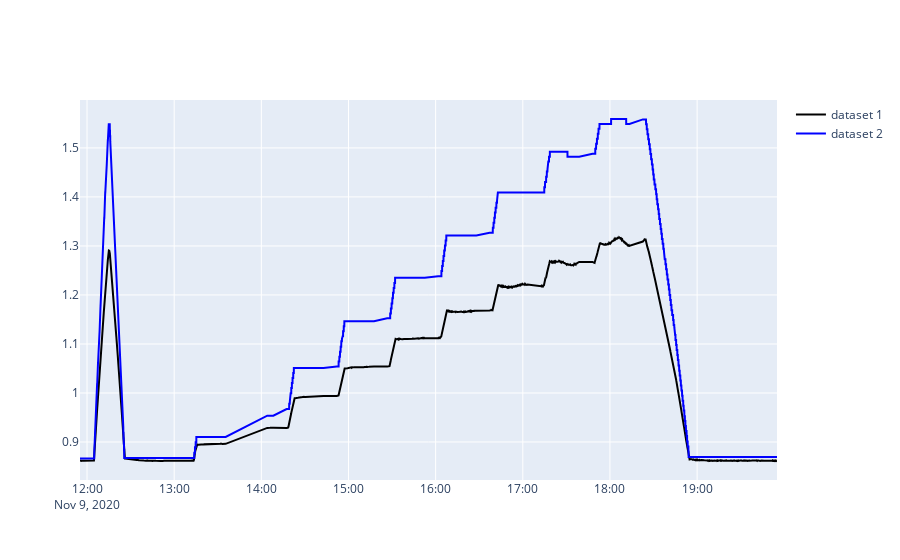

Notebook source saved alongside this figure:
### Markdown cell above
Plot

### Code cell
fig = go.Figure()

fig.add_trace(go.Scatter(x=data_int1['Time'],y=data_int1.iloc[:,1],name='dataset 1',
                         mode='lines',line=dict(color='black')))

fig.add_trace(go.Scatter(x=data_int1['Time'],y=data_int1.iloc[:,2],name='dataset 2',
                         mode='lines',line=dict(color='blue')))
fig.show()

### Figure 1 — Plotly figure (JSON) as saved in the notebook; plotly's stock layout.template omitted (floating-point values rounded to 4 significant figures; data arrays with more than 128 entries replaced by an {"elided": "..."} marker saying what was removed)
{"data": [{"line": {"color": "black"}, "mode": "lines", "name": "dataset 1", "type": "scatter", "x": {"elided": "18629 str values"}, "y": {"elided": "18629 float values"}}, {"line": {"color": "blue"}, "mode": "lines", "name": "dataset 2", "type": "scatter", "x": {"elided": "18629 str values"}, "y": {"elided": "18629 float values"}}], "layout": {}}
